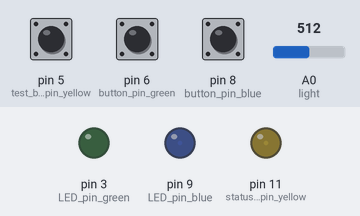
A program run on a simulated Arduino Uno, built with avr-gcc and run on an emulated ATmega328P. On the bench: output pins drawn as LEDs (lit = HIGH). Dashed ring = blinking. The test bench sets the inputs (shaded band); at power-on: A0 (light) = 512, pin 5 (test_button_pin_yellow) HIGH, pin 8 (button_pin_blue) HIGH, pin 6 (button_pin_green) HIGH. The local clock reads 2024-03-15 10:24:30 at power-on unless the program sets it.

Above: at 1.2 s.
1.3 s: A0 (light) set to 290
At 2.74 s:
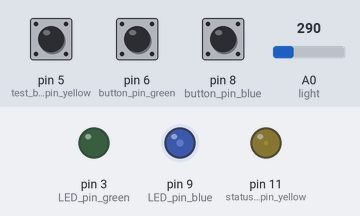
7.3 s: pin 5 (test_button_pin_yellow) pulled LOW for 0.5 s
At 8.7 s:
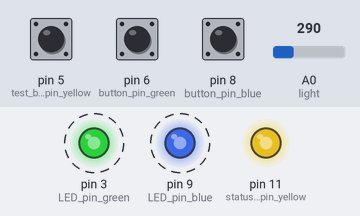
10.8 s: A0 (light) set to 90
14.3 s: pin 8 (button_pin_blue) pulled LOW for 0.5 s
16.3 s: pin 5 (test_button_pin_yellow) pulled LOW for 1 s
At 18.2 s:
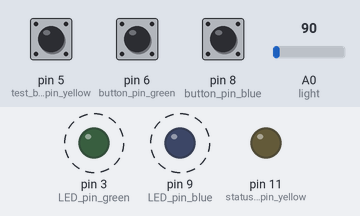
21.3 s: pin 5 (test_button_pin_yellow) pulled LOW for 3.2 s
At 26.1 s:
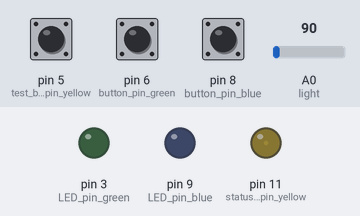
Timing chart, 0 to 27.3 s (numbered marks = the images above; inputs shaded):
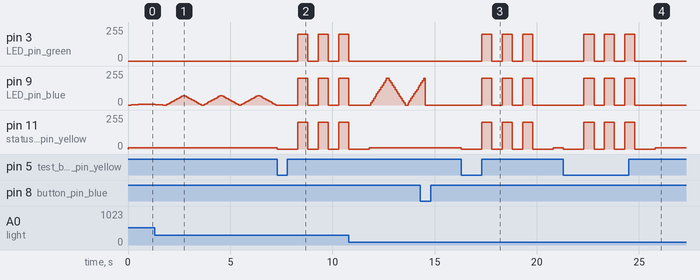

The program:

main.cpp
```cpp
/* MyBuddyLED vs 1.0
  Date of this version: Oct 26th 2026
  Written by Troels

  NB: Before deploying the device, you must manually enter two specific time points below, the on/off clock times you want, and upload the code to the Arduino.

  Program that triggers two LEDs to start pulsing, one of which triggered once daily and one triggered according to
  a 28-day specific schedule. The latter is specifically a pill-taking schedule for a user, in which they must take a pill every day
  for the first 14 days, then every third day for the next 14 days.
  The start and stop time of day of each pulsing sequence is triggered by an external DS1307 Real Time Clock module.
  Each LED can be turned off with an individual button, until next trigger point.

  This program is written for Arduino Uno, using the Arduino IDE and PlatformIO in VS Code.
  It uses the RTClib library to interface with the DS1307 RTC module.
*/

#include <Arduino.h> // required for PlatformIO to recognize Arduino functions
#include "RTClib.h" // include the RTClib library to interface with the DS1307 RTC module
RTC_DS1307 rtc; // create an instance of the RTC_DS1307 class to interface with the DS1307 RTC module

// USER INPUT:
// Time of deployment and start of time taking with RTC:
// NB: Before plugging in the device, you should manually enter the current time and upload the code to the Arduino.
int start_year = 2026;
int start_month = 10;
int start_day = 27;
int start_hour = 12; // NB: 24 hour format, i.e. 10 = 10 AM, 22 = 10 PM
int start_minute = 22;
int start_second = 40;

// The day that the first 28-day cycle started (before deployment:
// NB: Before plugging in the device, you should manually enter the current time and upload the code to the Arduino.
int start_cycle0_year = 2026;
int start_cycle0_month = 10;
int start_cycle0_day = 22;

// Times of day that you want the LEDs to turn on and off on pill-taking days (24h time format)
int green_LED_on_hour = 19; // hour of day when green LED starts pulsing on pill-taking days
int green_LED_off_hour = 24; // hour of day when green LED stops pulsing on pill-taking days (unless button is pressed before that)
int blue_LED_on_hour = 6; // hour of day when blue LED starts pulsing
int blue_LED_off_hour = 24; // hour of day when blue LED stops pulsing (unless button is pressed before that)

// Time variables initialization:
uint32_t secs_since_2000;     // seconds since Jan 1, 2000, as returned by the RTC module
uint32_t start_of_cycle0;     // time at start of first day of first 28-day cycle (one sec past midnight)
uint32_t deployed_time;     // time at deployment of device
uint32_t seconds_2000_to_start_cycle0;   // seconds from Jan 1, 2000 to the time point of the start of the first 28-day cycle (one sec past midnight)
uint32_t seconds_since_time0; // seconds since the time point of the start of the first 28-day cycle (one sec past midnight)
uint32_t secs_in_24h = 24UL * 60 * 60; // number of seconds in 24 hours, used to calculate the current day number
unsigned int current_day_no_rollover; // running day number that does not roll over;
unsigned int current_cycle_day;       // the day in the current 28-day cycle, rolls over to 1 after 28
unsigned int current_day_temp;        // temporary variable used to check whether a new day has started, and if so, to update the current day number

// Status LED and test button:
// This yellow LED is always on, at a low duty cycle, to indicate that the device is powered and running.
// The test button can be pressed to check whether all three LEDs are working.
const int status_LED_pin_yellow = 11; // the "on" lamp of the device, connected with 220 Ohm resistor, on a pulse-width-modulation (PWM) pin
const int test_button_pin_yellow = 5; // the button that triggers a test in which all three LEDs light up three times, in order to be able to check for dead LEDs
const int status_LED_duty_cycle = 10; // PWM duty cycle of yellow status LED (255 is max)

// First LED and timer: intermittent days
const int LED_pin_green = 3; // LED is on a PWM pin. This is the LED that corresponds to the 28-day pill-taking schedule
const int button_pin_green = 6;  // button that allows the LED to be turned off
const uint32_t trigger_days[18] = {1, 2, 3, 4, 5, 6, 7, 8, 9, 10, 11, 12, 13, 14, 17, 20, 23, 26};
  // the days in a 28-day cycle which are pill-taking days
const int n_trigger_days = 18; // number of pill-taking days in a 28 day cycle.

bool flag_turn_on_LED_green = false; // initial value of flag that becomes true on pill-taking days, and until button is pressed

// Blue LED and timer: triggers every day
const int LED_pin_blue = 9;        // LED is on a PWM pin. This is the LED that corresponds to the daily reminder
const int button_pin_blue = 8;     // button that allows the LED to be turned off
bool flag_turn_on_LED_blue = true; // flag that becomes true once every day

// Photoresistor. The point of this is to sense the ambient light intensity, and adjust the brightness of the LEDs accordingly.
// By doing so, the LEDs will not be too bright when the ambient light is dim (e.g. disturbing sleep), and not too dim when the ambient light is bright.
// The photoresistor is connected in series with a 100k Ohm resistor, this resistor being downstream of the 5V pin and upstream of the photoresistor, i.e. a voltage divider.
// Voltage between resistances is read on pin A0.

// Alternative code to be used if switching points between brightness levels are based on voltages: (as opposed to ADC readings on port A0)
/*
const int V0_switch_point_max_med_mV = 150;  // i.e if V0 is below this it means that there is high ambient light and that the signal LEDs should have maximum PWM duty cycle to be visible.
const int V0_switch_point_med_min_mV = 2000;
  if V0 is below this (but above the switch_point_max_med cutoff), there is medium ambient brightness and LED PWM should be medium
  if V0 is above this cutoff, there is very little ambient and light so LEDs should be dim
int switch_point_max_med = map(V0_switch_point_max_med_mV, 0, 5000, 0, 1023);
// transposes the V0 "switch from max to medium LED brightness" value from volts to the reading range of the analog pin
int switch_point_med_min = map(V0_switch_point_med_min_mV, 0, 5000, 0, 1023);
// transposes the V0 "switch from medium to min LED brightness" value from volts to the reading range of the analog pin
*/

// Code to be used if switching points between brightness levels are based on ADC readings on port A0 directly, and not first entered as voltages
// these values were found by trial and error at different levels of ambient light
int switch_point_max_med = 100; // if A0 reading is below this, it means that there is high ambient light and that the signal LEDs should have maximum PWM duty cycle to be visible.
int switch_point_med_min = 300; // if A0 reading is below this (but above the switch_point_max_med cutoff), there is medium ambient brightness and LED PWM should be medium
   // if A0 reading is above this cutoff, there is very little ambient and light so LEDs should be dim

int duty_cycle_top_out;         // at a given ambient light, this is the highest PWM duty cycle that an LED reaches during its pulsing cycle
const int duty_cycle_max = 200; // maximum PWM input to green and blue LED (when lots of ambient light)
const int duty_cycle_med = 70; // medium PWM input to green and blue LED (when medium ambient light)
const int duty_cycle_min = 7; // lowest PWM input, when ambient light is dim
                               // these values were found by trial and error at different levels of ambient light
int n_bright_levels = 13;      // the number of discrete brightness levels as the LEDs pulse

void setup()
{
  pinMode(LED_pin_green, OUTPUT);                // the green LED pin
  pinMode(button_pin_green, INPUT_PULLUP);       // the green button pin, that when pressed goes to LOW state and triggers that the LED turns off (flag becomes false)
  pinMode(LED_pin_blue, OUTPUT);                 // the blue LED pin
  pinMode(button_pin_blue, INPUT_PULLUP);        // the blue button pin, that when pressed goes to LOW state and triggers that the LED turns off (flag becomes false)
  pinMode(status_LED_pin_yellow, OUTPUT);        // status LED (yellow)
  pinMode(test_button_pin_yellow, INPUT_PULLUP); // the yellow test button, that when pressed turns off all LEDs, then flashes them three times, then turns of, then resumes program
  Serial.begin(9600);
  analogWrite(status_LED_pin_yellow, status_LED_duty_cycle); // Status LED is always on, at this duty cycle

#ifndef ESP8266 // Code from RTClib library, to ensure that the serial port is connected before proceeding. This is only relevant for boards with native USB, such as the Arduino Leonardo or Micro. The Uno does not have native USB, so this code is not needed for it.
  while (!Serial)
    ; // wait for serial port to connect. Needed for native USB
#endif

  if (!rtc.begin()) // check whether the RTC module is connected and working. If not, the program will stop here and the yellow status LED will remain on.
  {
    Serial.println("Couldn't find RTC");
    Serial.flush();
    while (1)
      delay(10);
  }

  rtc.adjust(DateTime(start_year, start_month, start_day, start_hour, start_minute, start_second)); // set the RTC module to the time of deployment, as entered above.
  DateTime deployed_time = rtc.now();
  secs_since_2000 = deployed_time.secondstime(); // seconds since Jan 1, 2000, as returned by the RTC module
  DateTime start_of_cycle0(start_cycle0_year, start_cycle0_month, start_cycle0_day, 0, 0, 1);
    // the time point (year, month, day, hour, minute, second) for the start of the first day of the cycle (one second past midnight)
  seconds_2000_to_start_cycle0 = start_of_cycle0.secondstime();         // seconds from Jan 1, 2000 to start of the first 28-day cycle (one sec past midnight)
  seconds_since_time0 = secs_since_2000 - seconds_2000_to_start_cycle0; // seconds elapsed since the time point of the start of the first 28-day cycle
  current_day_no_rollover = seconds_since_time0 / secs_in_24h + 1; // running day number that does not roll over; Day 1 is the day that device was deployed
  current_cycle_day = current_day_no_rollover % 28; // the day in the current 28-day cycle, rolls over to 1 after 28 and cycle restarts
  current_day_temp = current_day_no_rollover; // temporary variable used to check whether a new day has started

  for (int i = 0; i < n_trigger_days; i++)
  { // determine whether the deployment day is a pill-taking day for user A and if so, flag for turning on green LED becomes true
    if (trigger_days[i] == current_cycle_day)
    {
      flag_turn_on_LED_green = true;
      break; // breaks out of for loop if it has been established that the deployment day is a pilltaking day
    }
    flag_turn_on_LED_green = false; // turns off flag on non-pilltaking days
  }
}

void loop()
{
  DateTime current_time = rtc.now(); // get the current time from the RTC module
  current_day_temp = (current_time.secondstime() - seconds_2000_to_start_cycle0) / secs_in_24h + 1; // updates the temporary variable holding the current day
  if (current_day_temp != current_day_no_rollover) // if a new day has started since last loop
  {
    // The code below will be executed once per day, at the start of a new day.
    current_day_no_rollover = current_day_temp; // updates the current day number that does not roll over
    current_cycle_day = current_day_no_rollover % 28; // updates day number in the current 28-day cycle, rolls over to 1 after 28

    for (int i = 0; i <= (n_trigger_days - 1); i++)
    { // checks whether current day is a pill-taking day for user A and if so, flag for turning on green LED becomes true
      // (though code also checks if the time of day is correct for the LED to be on
      if (trigger_days[i] == current_cycle_day)
      {
        flag_turn_on_LED_green = true;
        break; // breaks out of for loop if it has been established that today is a pilltaking day
      }
      flag_turn_on_LED_green = false; // turns off flag on non-pilltaking days
    }

    flag_turn_on_LED_blue = true; // blue LED turns on every day
  }

  // Sensing ambient light intensity in order to give matching LED brightness:
  if (analogRead(A0) <= switch_point_max_med) // case where ambient light is bright, so LED should be at maximum brightness
  {
    duty_cycle_top_out = duty_cycle_max;
  }
  else if (analogRead(A0) > switch_point_max_med && analogRead(A0) <= switch_point_med_min)  // case where ambient light is medium, so LED should be at medium brightness
  {
    duty_cycle_top_out = duty_cycle_med;
  }
  else if (analogRead(A0) > switch_point_med_min) // case where ambient light is dim, so LED should be at minimum brightness
  {
    duty_cycle_top_out = duty_cycle_min;
  }
  int duty_cycles_array[13] = {0, duty_cycle_top_out * 1 / 12, duty_cycle_top_out * 2 / 12, duty_cycle_top_out * 3 / 12, duty_cycle_top_out * 4 / 12, duty_cycle_top_out * 5 / 12, duty_cycle_top_out * 6 / 12, duty_cycle_top_out * 7 / 12, duty_cycle_top_out * 8 / 12, duty_cycle_top_out * 9 / 12, duty_cycle_top_out * 10 / 12, duty_cycle_top_out * 11 / 12, duty_cycle_top_out};
  // LED will cycle through these 13 values when pulsing
  // There are only 13 discrete brightness levels. When brightness is dim, some of the levels will be the same.

  // GREEN LED fading up, if activated:
  current_time = rtc.now(); // get the current time from the RTC module
  if (flag_turn_on_LED_green == true && current_time.hour() >= green_LED_on_hour && current_time.hour() < green_LED_off_hour)
  { // on pill-taking days, in a given time frame, and until button is pressed, the LED will pulse
    analogWrite(LED_pin_green, 0);
    for (int i = 0; i < n_bright_levels; i++)
    { // fading up
      analogWrite(LED_pin_green, duty_cycles_array[i]); // brightness cycles up through the 13 discrete levels, with the top level being determined by the ambient light intensity
      delay(70);
    }
  }

  if (digitalRead(button_pin_green) == LOW)
  { // check whether LED-specific button is pressed. If so, turn off LED until next daily trigger
    analogWrite(LED_pin_green, 0);
    flag_turn_on_LED_green = false;
  }

  if (digitalRead(button_pin_blue) == LOW)
  { // check whether LED-specific button is pressed. If so, turn off LED until next daily trigger
    analogWrite(LED_pin_blue, 0);
    flag_turn_on_LED_blue = false;
  }

  // BLUE LED fading up, if activated:
  if (flag_turn_on_LED_blue == true && current_time.hour() >= blue_LED_on_hour && current_time.hour() < blue_LED_off_hour)
  { // on all days, and until button is pressed, the LED will pulse
    analogWrite(LED_pin_blue, 0);
    for (int i = 0; i < n_bright_levels; i++)
    { // fading up
      analogWrite(LED_pin_blue, duty_cycles_array[i]);
      delay(70);
    }
  }

  if (digitalRead(button_pin_green) == LOW)
  { // check whether LED-specific button is pressed. If so, turn of LED until next daily trigger
    analogWrite(LED_pin_green, 0);
    flag_turn_on_LED_green = false;
  }

  if (digitalRead(button_pin_blue) == LOW)
  { // check whether LED-specific button is pressed. If so, turn of LED until next daily trigger
    analogWrite(LED_pin_blue, 0);
    flag_turn_on_LED_blue = false;
  }

  // GREEN LED fading down, if activated:
  if (flag_turn_on_LED_green == true && current_time.hour() >= green_LED_on_hour && current_time.hour() < green_LED_off_hour)
  { // on pill-taking days, and until button is pressed, the LED will pulse
    for (int i = (n_bright_levels - 1); i >= 0; i--)
    { // fading down
      analogWrite(LED_pin_green, duty_cycles_array[i]);
      delay(70);
      //  Serial.println(duty_cycles_array[i]);
    }
    analogWrite(LED_pin_green, 0);
  }

  if (digitalRead(button_pin_green) == LOW)
  { // check whether LED-specific button is pressed. If so, turn of LED until next daily trigger
    analogWrite(LED_pin_green, 0);
    flag_turn_on_LED_green = false;
  }

  if (digitalRead(button_pin_blue) == LOW)
  { // check whether LED-specific button is pressed. If so, turn of LED until next daily trigger
    analogWrite(LED_pin_blue, 0);
    flag_turn_on_LED_blue = false;
  }

  // BLUE LED fading down, if activated:
  if (flag_turn_on_LED_blue == true && current_time.hour() >= blue_LED_on_hour && current_time.hour() < blue_LED_off_hour)
  { // on all days, and until button is pressed, the LED will pulse
    for (int i = (n_bright_levels - 1); i >= 0; i--)
    { // fading down
      analogWrite(LED_pin_blue, duty_cycles_array[i]);
      delay(70);
    }
    analogWrite(LED_pin_blue, 0);
  }

  if (digitalRead(button_pin_green) == LOW)
  { // check whether LED-specific button is pressed. If so, turn of LED until next daily trigger
    analogWrite(LED_pin_green, 0);
    flag_turn_on_LED_green = false;
  }

  if (digitalRead(button_pin_blue) == LOW)
  { // check whether LED-specific button is pressed. If so, turn of LED until next daily trigger
    analogWrite(LED_pin_blue, 0);
    flag_turn_on_LED_blue = false;
  }

  // TEST BUTTON CODE: if the test button is pressed, all three LEDs will blink three times, to check whether they are working.
  if (digitalRead(test_button_pin_yellow) == LOW)
  {
    // Code for the test procedure to check if all LEDs are working. If "TEST" button is pressed for approx 4 seconds (or less) it triggers three blinks from all three LEDs
    analogWrite(LED_pin_green, 0);
    analogWrite(LED_pin_blue, 0);
    analogWrite(status_LED_pin_yellow, 0);
    delay(1000);
    analogWrite(LED_pin_green, duty_cycle_max);
    analogWrite(LED_pin_blue, duty_cycle_max);
    analogWrite(status_LED_pin_yellow, duty_cycle_max);
    delay(500);
    analogWrite(LED_pin_green, 0);
    analogWrite(LED_pin_blue, 0);
    analogWrite(status_LED_pin_yellow, 0);
    delay(500);
    analogWrite(LED_pin_green, duty_cycle_max);
    analogWrite(LED_pin_blue, duty_cycle_max);
    analogWrite(status_LED_pin_yellow, duty_cycle_max);
    delay(500);
    analogWrite(LED_pin_green, 0);
    analogWrite(LED_pin_blue, 0);
    analogWrite(status_LED_pin_yellow, 0);
    delay(500);
    analogWrite(LED_pin_green, duty_cycle_max);
    analogWrite(LED_pin_blue, duty_cycle_max);
    analogWrite(status_LED_pin_yellow, duty_cycle_max);
    delay(500);
    analogWrite(LED_pin_green, 0);
    analogWrite(LED_pin_blue, 0);
    analogWrite(status_LED_pin_yellow, 0);
    delay(1000);
    analogWrite(status_LED_pin_yellow, status_LED_duty_cycle);
  }
}
```

Measured:
- after the input at 7.3 s, pin 3 (LED_pin_green): alternates 200/255 for 0.50 s and 0/255 for 0.50 s, starting after 1.0 s; pin 11 (status_LED_pin_yellow): 10/255 → 0/255 at once, then repeats every 1.0 s: 200/255 0.50 s, 0/255 0.50 s
- after the input at 16.3 s, pin 3 (LED_pin_green), pin 9 (LED_pin_blue): alternates 200/255 for 0.50 s and 0/255 for 0.50 s, 6 changes in all, then stays 0/255, starting after 1.0 s; pin 11 (status_LED_pin_yellow): 10/255 → 0/255 at once, → 200/255 1.0 s later, → 0/255 0.50 s later, → 200/255 0.50 s later, … (8 changes in this stretch)
- after the input at 21.3 s, pin 3 (LED_pin_green), pin 9 (LED_pin_blue): alternates 200/255 for 0.50 s and 0/255 for 0.50 s, 6 changes in all, then stays 0/255, starting after 1.0 s; pin 11 (status_LED_pin_yellow): 10/255 → 0/255 at once, → 200/255 1.0 s later, → 0/255 0.50 s later, → 200/255 0.50 s later, … (8 changes in this stretch)
